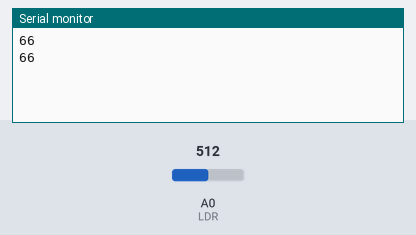
This sketch was run on a simulated Arduino Uno, built with avr-gcc and run on an emulated ATmega328P. Shown: the last lines printed to the serial monitor. Inputs (shaded band) come from the test bench; at power-on: A0 (LDR) = 512.

Above: at 1.8 s.
1.9 s: A0 (LDR) set to 716
At 2.8 s:
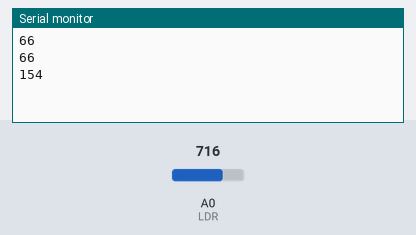
3.4 s: A0 (LDR) set to 900
At 4.6 s:
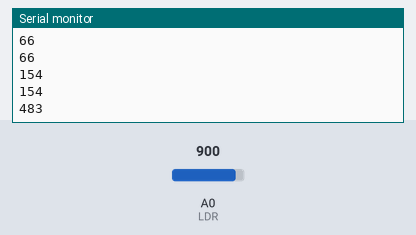
Timing chart, 0 to 6.4 s (numbered marks = the images above; inputs shaded):
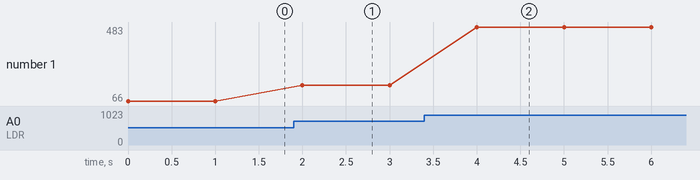

Measured:
- after the input at 1.9 s, the serial monitor: prints a new line after 0.10 s (image 1)
- after the input at 3.4 s, the serial monitor: prints a new line after 0.60 s (image 2)
- plotted number 1: 66 → 154 after the input at 1.9 s, 154 → 483 after the input at 3.4 s

The sketch:

Fotoresistencia.ino
```cpp
const long A = 1000;     //Resistencia en oscuridad en KΩ
const int B = 15;        //Resistencia a la luz (10 Lux) en KΩ
const int Rc = 10;       //Resistencia calibracion en KΩ
const int LDR = A0;   //Pin del LDR

int V;
int iluminacion;

void setup()
{
   Serial.begin(115200);
}

void loop()
{
   V = analogRead(LDR);
     iluminacion = ((long)V*A*10)/((long)B*Rc*(1024-V));
   Serial.println(iluminacion);
   delay(1000);
}
```
